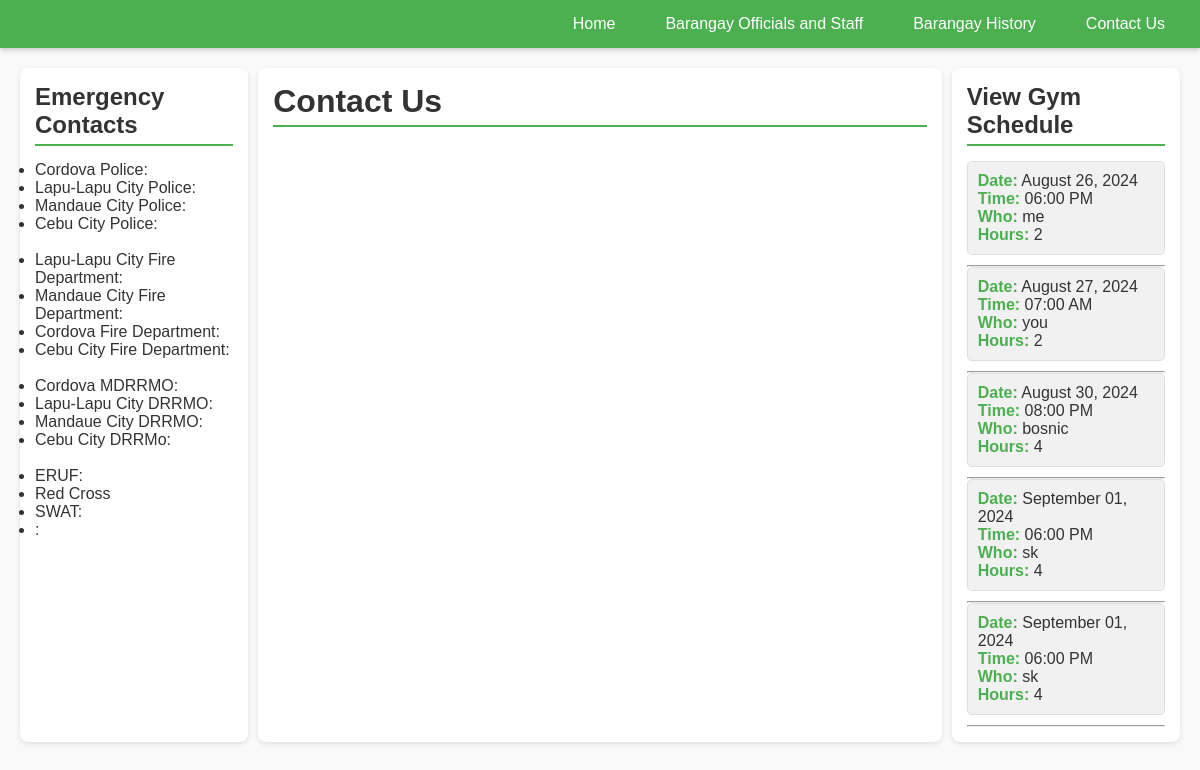
/pio/contact.php, run on the app's committed database.
### tables this page shows
CREATE TABLE `gym_schedule` (
  `id` int(11) NOT NULL,
  `date` date NOT NULL,
  `time` time NOT NULL,
  `who` varchar(100) NOT NULL,
  `hours` int(11) NOT NULL,
  `created_at` timestamp NOT NULL DEFAULT current_timestamp()
);

### pio/contact.php (the view, shortened to what this page needs)
<!DOCTYPE html>
<html lang="en">
<head>
    <link rel="stylesheet" href="admin.css">
</head>
<body>
    <div class="header">
        <ul>
            <li><a href="viewing.php">Home</a></li>
            <li><a href="officials.php">Barangay Officials and Staff</a></li>
            <li><a href="history.php">Barangay History</a></li>
            <li><a href="contact.php">Contact Us</a></li>
        </ul>
    </div>
    <div class="container">
        <div class="left-sidebar">
            <h2>Emergency Contacts</h2>
             <ul>
                <li>Cordova Police:</li>
                <li>Lapu-Lapu City Police:</li>
                <li>Mandaue City Police:</li>
                <li>Cebu City Police:</li>
                <br>
                <li>Lapu-Lapu City Fire Department:</li>
                <li>Mandaue City Fire Department:</li>
                <li>Cordova Fire Department:</li>
                <li>Cebu City Fire Department:</li>
                <br>
                <li>Cordova MDRRMO:</li>
                <li>Lapu-Lapu City DRRMO:</li>
                <li>Mandaue City DRRMO:</li>
                <li>Cebu City DRRMo:</li>
                <br>
                <li>ERUF:</li>
                <li>Red Cross</li>
                <li>SWAT:</li>
                <li>:</li>
            </ul>
        </div>
        <div class="main-content">
            <h1>Contact Us</h1>
        </div>
<div class="right-sidebar">
    <h2>View Gym Schedule</h2>
    <div id="schedule-list">
        <?php
        $conn = new mysqli('localhost', 'root', '', 'gabi');
        $result = $conn->query("SELECT * FROM gym_schedule ORDER BY date, time");
        while ($row = $result->fetch_assoc()) {
            echo "<div class='schedule-item'>";
            echo "<strong>Date:</strong> " . date('F d, Y', strtotime($row['date'])) . "<br>";
            echo "<strong>Time:</strong> " . date('h:i A', strtotime($row['time'])) . "<br>";
            echo "<strong>Who:</strong> " . $row['who'] . "<br>";
            echo "<strong>Hours:</strong> " . $row['hours'] . "<br>";
            echo "</div><hr>";
        }
        ?>
    </div>
</div>
    </div>
<br>
</body>
</html>

### pio/admin.css (style rules this page uses)
* { margin: 0; padding: 0; box-sizing: border-box; }
body { font-family: 'Arial', sans-serif; background-color: #f9f9f9; color: #333; }
.header { background-color: #4CAF50; padding: 15px 20px; display: flex; justify-content: flex-end; box-shadow: 0 2px 5px rgba(0, 0, 0, 0.2); }
.header ul { list-style: none; display: flex; }
.header ul li { margin-left: 20px; }
.header ul li a { color: white; text-decoration: none; padding: 10px 15px; border-radius: 5px; transition: background-color 0.3s ease; }
.container { display: flex; margin: 20px; }
.left-sidebar, .right-sidebar { width: 20%; padding: 15px; background-color: white; border-radius: 8px; box-shadow: 0 2px 5px rgba(0, 0, 0, 0.1); }
.main-content { width: 60%; padding: 15px; background-color: white; border-radius: 8px; box-shadow: 0 2px 5px rgba(0, 0, 0, 0.1); margin: 0 10px; }
h1, h2 { color: #333; border-bottom: 2px solid #4CAF50; padding-bottom: 5px; margin-bottom: 15px; }
.schedule-item { background-color: #f1f1f1; padding: 10px; border: 1px solid #ddd; border-radius: 5px; margin-bottom: 10px; transition: background-color 0.3s; }
.schedule-item strong { color: #4CAF50; }

### data on the page
gym_schedule: date "August 26, 2024", time "06:00 PM", who "me", hours "2"
gym_schedule: date "August 27, 2024", time "07:00 AM", who "you", hours "2"
gym_schedule: date "August 30, 2024", time "08:00 PM", who "bosnic", hours "4"
gym_schedule: date "September 01, 2024", time "06:00 PM", who "sk", hours "4"
gym_schedule: date "September 01, 2024", time "06:00 PM", who "sk", hours "4"
